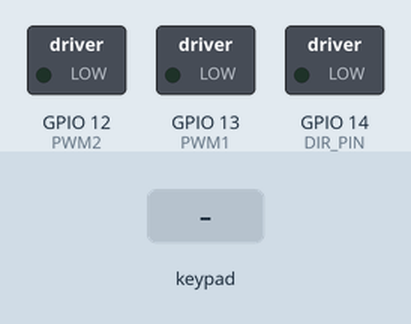
Recording of a program running on a simulated ESP32. Parts: switched loads named in the program (green lamp = pin HIGH). Inputs (shaded band) come from the test bench.

Above: at 1.7 s.
1.8 s: key 'U' pressed
At 2.0 s:
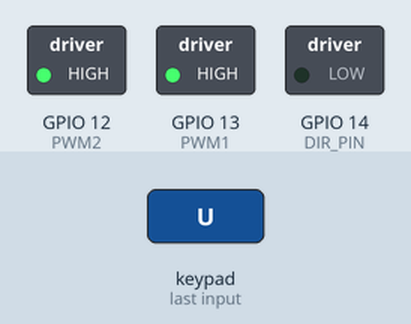
3.7 s: key 'D' pressed
At 4.5 s:
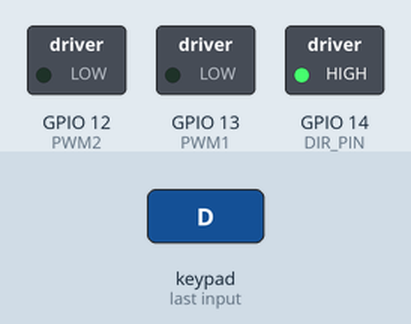
5.6 s: key 'L' pressed
At 5.8 s:
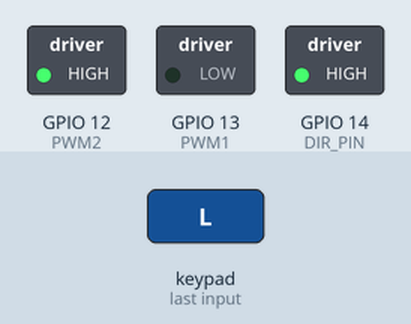
7.5 s: key 'R' pressed
At 7.7 s:
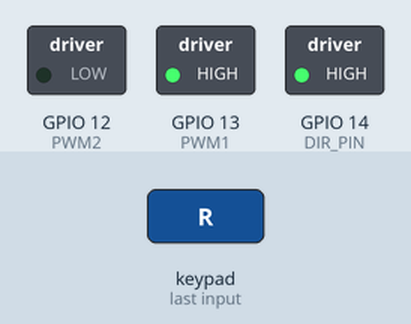
Timing chart, 0 to 10.4 s (numbered marks = the images above; inputs shaded):
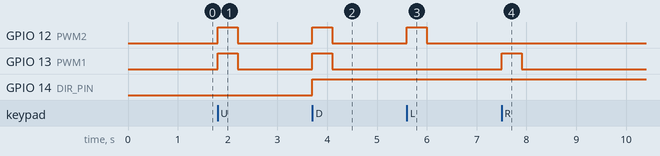

Measured:
- after the input at 1.8 s, GPIO 12 (PWM2), GPIO 13 (PWM1): LOW → HIGH at once, → LOW 0.40 s later
- after the input at 3.7 s, GPIO 12 (PWM2), GPIO 13 (PWM1): LOW → HIGH at once, → LOW 0.40 s later; GPIO 14 (DIR_PIN): LOW → HIGH at once
- after the input at 5.6 s, GPIO 12 (PWM2): LOW → HIGH at once, → LOW 0.40 s later
- after the input at 7.5 s, GPIO 13 (PWM1): LOW → HIGH at once, → LOW 0.40 s later

The program:

main.cpp
```cpp
/*
DIR1 --> Green
DIR2 --> Orange
PWM1 --> Blue
PWM2 --> Purple
*/

/*
Motor colour coding
M-  --> Black
M+  --> Red
Vcc --> Violet
Gnd --> White
ChA --> Green
*/

/*
I2C colour coding
SDA --> Brown
SCL --> Yellow
*/
#define CUSTOM_SETTINGS
#define INCLUDE_GAMEPAD_MODULE
#include <DabbleESP32.h>
#include <Arduino.h>
#include <ctype.h>
#include <stdlib.h>

//Motor direction defines
#define MOTOR_F_FWD 0
#define MOTOR_R_FWD 0

#define PWM1      13
#define PWM2      12
#define DIR_PIN   14

//Variables for remote control
float steering=0;
float throttle=0;

//Motor speed variables
int motorSpeedL = 0;
int motorSpeedR = 0;

void setup() {
  Serial.begin(115200);
	while (!Serial && millis() < 5000);
  delay(500);
  Dabble.begin("MyEsp32");

  pinMode(PWM1, OUTPUT);
  pinMode(PWM2, OUTPUT);
  pinMode(DIR_PIN, OUTPUT);
  digitalWrite(DIR_PIN, MOTOR_F_FWD);;
}

void loop()
{
  //------------------- joystick code ---------------------------------------------------
  Dabble.processInput();
  float x = GamePad.getXaxisData();
  float y = GamePad.getYaxisData();

  /*Joystick values
  * x --> -6 to 7 increments of 1 --> PWM : 0 to 255
  * y --> -6 to 7 increments of 1 --> Steering: -255 to 255
  */
  throttle = y;
  steering = x;

  // Throttle used for forward and backward control
  // Joystick values:
  if (throttle < 0) {
    //Set all 4 motors backward
    digitalWrite(DIR_PIN, !MOTOR_F_FWD);
    // Convert the declining throttle readings for going backward from 110 to 0 into 0 to 255 value for the PWM signal for increasing the motor speed
    motorSpeedL = map(throttle, 0, -6, 0, 255);
    motorSpeedR = map(throttle, 0, -6, 0, 255);
  }
  else if (throttle > 0) {
    //Set all 4 motors forward
    digitalWrite(DIR_PIN, MOTOR_F_FWD);
    // Convert the increasing throttle readings for going forward from 140 to 255 into 0 to 255 value for the PWM signal for increasing the motor speed
    motorSpeedL = map(throttle, 0, 7, 0, 255);
    motorSpeedR = map(throttle, 0, 7, 0, 255);
  }
  // If joystick stays in middle the motors are not moving
  else {
    motorSpeedL = 0;
    motorSpeedR = 0;
  }

  // Steering used for left and right control
  if (steering <= 0) {
    // Convert the declining steering readings from 140 to 255 into increasing 0 to 255 value
    int xMapped = map(steering, 0, -6, 0, 255);
    // Move to left - decrease left motor speed, increase right motor speed
    motorSpeedL = motorSpeedL - xMapped;
    motorSpeedR = motorSpeedR + xMapped;
    // Confine the range from 0 to 255
    if (motorSpeedL < 0) {
      motorSpeedL = 0;
    }
    if (motorSpeedR > 255) {
      motorSpeedR = 255;
    }
  }
  if (steering > 0) {
    // Convert the increasing steering readings from 110 to 0 into 0 to 255 value
    int xMapped = map(steering, 0, 7, 0, 255);
    // Move right - decrease right motor speed, increase left motor speed
    motorSpeedL = motorSpeedL + xMapped;
    motorSpeedR = motorSpeedR - xMapped;
    // Confine the range from 0 to 255
    if (motorSpeedL > 255) {
      motorSpeedL = 255;
    }
    if (motorSpeedR < 0) {
      motorSpeedR = 0;
    }
  }
  analogWrite(PWM1, motorSpeedL);
  analogWrite(PWM2, motorSpeedR);
}
```
